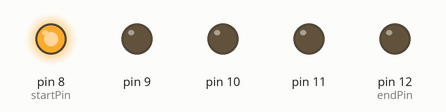
This sketch was run on a simulated Arduino Uno, built with avr-gcc and run on an emulated ATmega328P. Parts: output pins drawn as LEDs (lit = HIGH).

Above: at 0.05 s.
At 0.75 s:
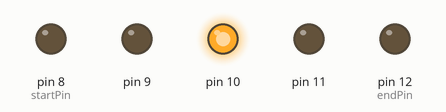
At 1.45 s:
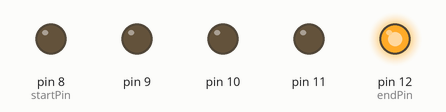
At 2.15 s:
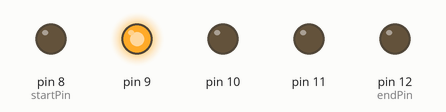
At 2.85 s:
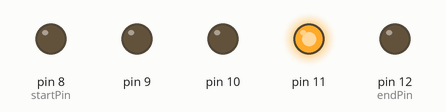
Timing chart, 0 to 3.1 s (numbered marks = the images above):
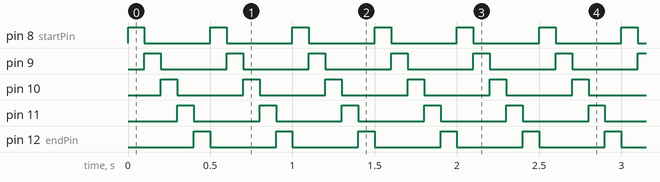

The sketch:

diy4_6.ino
```cpp
// 跑馬燈範例程式二：使用for迴圈

const byte startPin = 8;
const byte endPin = 12;
byte lightPin = startPin;

void setup() {
  for (byte i = startPin; i <= endPin; i++) {
    pinMode(i, OUTPUT);   // 接腳模式設成「輸出」
    digitalWrite(i, LOW);   // 輸出「低電位」（關閉LED）
  }
}

void loop() {
  digitalWrite(lightPin, HIGH);
  delay(100);
  digitalWrite(lightPin, LOW);

  if (lightPin < endPin) {
    lightPin ++;
  } else {
    lightPin = startPin;
  }
}
```

Measured:
- by itself, pin 8 (startPin), pin 9–11, pin 12 (endPin): alternates HIGH for 0.10 s and LOW for 0.40 s
